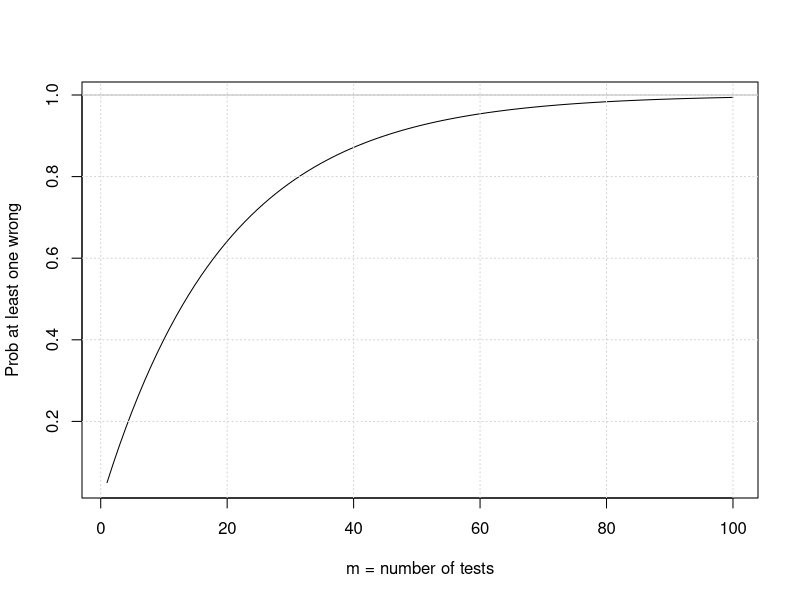

R code for this plot:
## ---- chunk 1

alpha = 0.05

Patleastonemistake = function(m) {1 - (1-alpha)^m}

curve(Patleastonemistake,from = 1, to=100, ylab="Prob at least one wrong", xlab="m = number of tests")
grid()
abline(h=1,col='gray')


